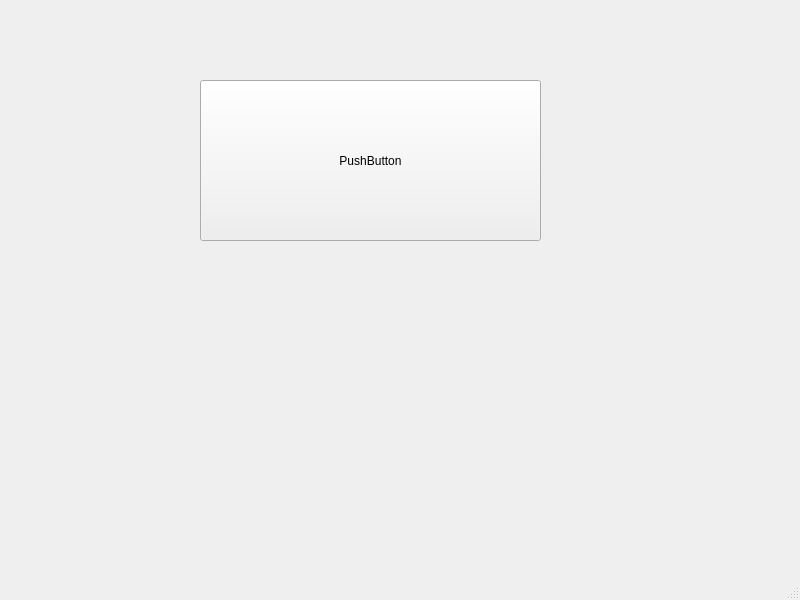
<?xml version="1.0" encoding="UTF-8"?>
<ui version="4.0">
 <class>MainEditor</class>
 <widget class="QMainWindow" name="MainEditor">
  <property name="geometry">
   <rect>
    <x>0</x>
    <y>0</y>
    <width>800</width>
    <height>600</height>
   </rect>
  </property>
  <property name="windowTitle">
   <string>MainEditor</string>
  </property>
  <widget class="QWidget" name="centralwidget">
   <widget class="QPushButton" name="test_button">
    <property name="geometry">
     <rect>
      <x>200</x>
      <y>80</y>
      <width>341</width>
      <height>161</height>
     </rect>
    </property>
    <property name="text">
     <string>PushButton</string>
    </property>
   </widget>
  </widget>
  <widget class="QMenuBar" name="menubar">
   <property name="geometry">
    <rect>
     <x>0</x>
     <y>0</y>
     <width>800</width>
     <height>21</height>
    </rect>
   </property>
  </widget>
  <widget class="QStatusBar" name="statusbar"/>
 </widget>
 <resources/>
 <connections/>
</ui>
